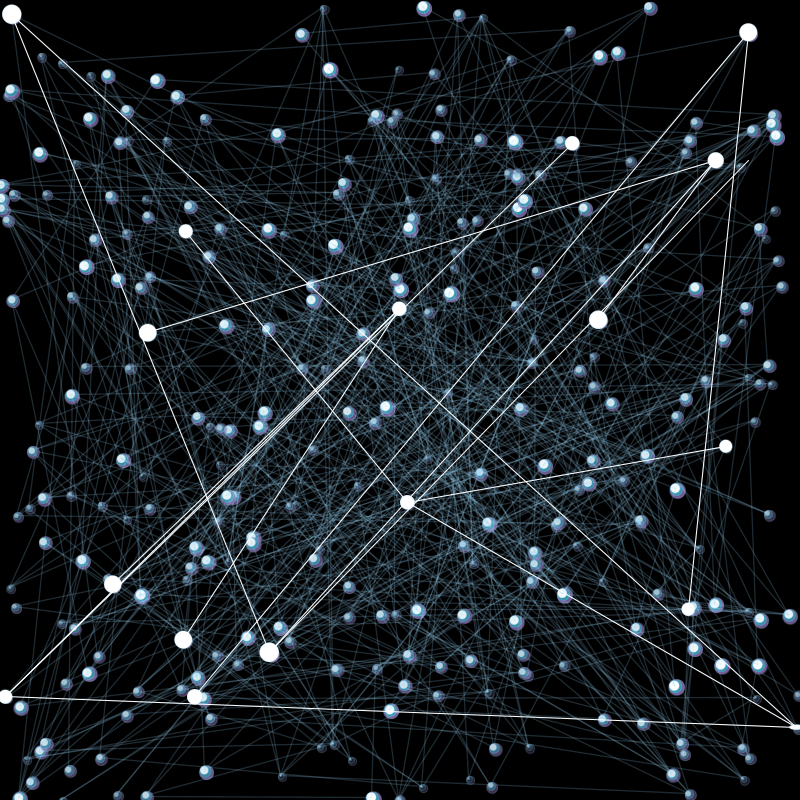
Frame 1 (no input)
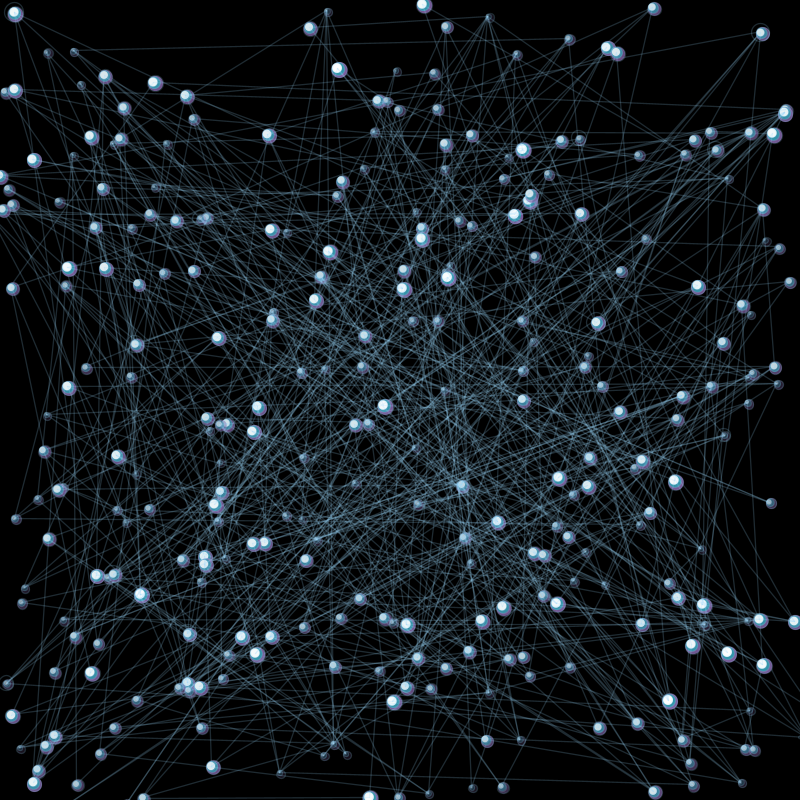
Frame 60 (the mouse pressed at the canvas centre just before this capture)
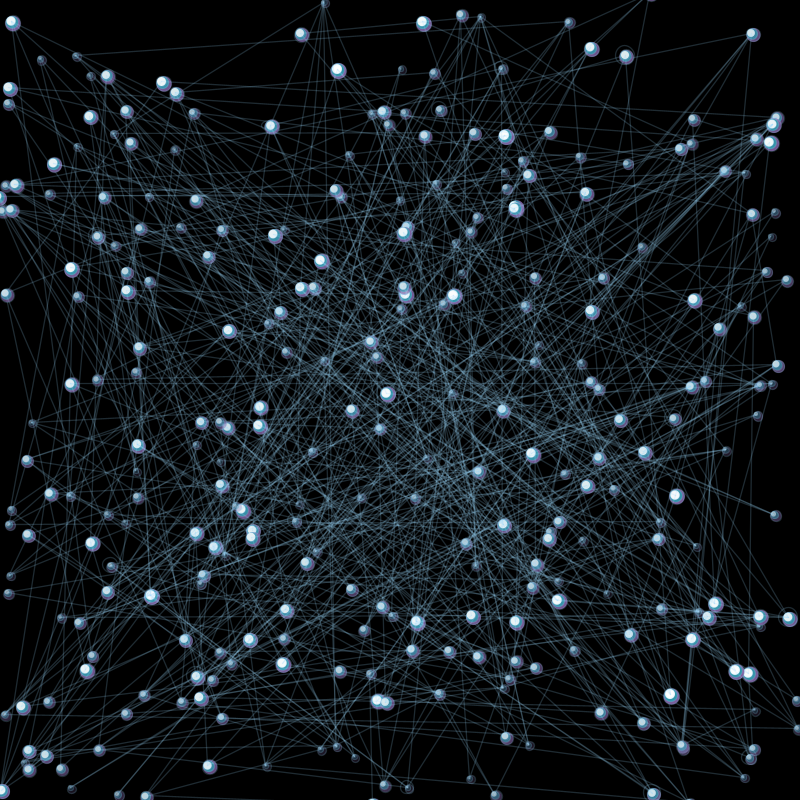
Frame 120 (the mouse held since frame 60 and released just before this capture)

The Processing sketch that drew these frames (run headless with seeded random() and noise(); from frame 60 on, the mouse is pressed at the canvas centre):

// Processing sketch: neural_pattern
// ── neural_pattern.pde
int count = 300;
int j;
float xminD = 2;
float xmaxD = 10;
int[] reachedX = new int[count];
int[] reachedY = new int[count];
float[] distance = new float[count];
int shadow1x = 1;
int shadow2x = 2;
int shadow1y = 1;
int shadow2y = 2;
int alpha = 255;
int cursorAlpha = 255;
float cursorX = mouseX;
float cursorY = mouseY;
int inconnect;
int outconnect;
float mindistance;
int current;
int next=-1;
int pos;
float easing = 0.2;
int reset = 0;


int line1;
int line2;
int line3;
int line4;
int line5;
int line6;
int line7;
int line8;
int line9;
int line10;
int line11;
int line12;
int line13;
int line14;
int line15;
int line16;



int relativePos;

class Point {
  
  float x;
  float y;
  float size;
  float xspeed;
  float yspeed;
  float alpha;
  int[] linksin = new int[count];
  int[] linksout = new int[count];
  int numlinksin;
  int numlinksout;
  
  float newx;
  float newy;
  float prevx;
  float prevy;
  float targetx;
  float targety;
  
  Point(float xcoord, float ycoord, float xminD,  float xmaxD, float xcircspeed, float ycircspeed)
     {
       
       x = xcoord;
       y = ycoord;
       size = random(xminD, xmaxD);
       xspeed = xcircspeed;
       yspeed = ycircspeed;
       newx = x;
       newy = y;
       alpha = map(size, xminD,xmaxD, 50, 255);
       numlinksin = 2;//round(random(1,2));
       numlinksout = round(random(1,2));
       for(int i=0; i < numlinksin; i++)
         linksin[i] = round(random(0,count-1));
       for(int i=0; i < numlinksout; i++)
         linksout[i] = round(random(0,count-1));
     }
  
  void setTarget(int centre)
  {
    if(centre==1)
    {
      targetx = x;
      targety = y;
    }
    else
    {
      targetx = x+round(random(-20,20));
      targety = y+round(random(-20,20));
    }
  }
  
    float updateLocX()
  {
    prevx = newx;
    if(targetx>newx) {      
    newx = newx+xspeed;
    }
  else 
    newx = newx - xspeed;
  return newx;
  }
  
    float updateLocY()
  {
    prevy = newy;
    if(targety>newy) {
    newy = newy+yspeed;
    }
  else 
    newy = newy - yspeed;
  return newy;
  }
}


Point[] pt;

void setup()
{
size(800,800);
//fullScreen();
background(0);
noStroke();
noCursor();
  smooth();
  pt = new Point[count]; // initialise 200 points;
  for (int i = 0; i < count; i++) {
    pt[i] = new Point(round(random(0, width)), round(random(0, height)), xminD, xmaxD, 0.25,0.25);// random(0, 1), random(0, 1)); //initialise x and y positions, diameters, speed in x and y
    reachedX[i] = 0;
    reachedY[i] = 0;
    pt[i].setTarget(0);
  }
  
}


void draw()
{
    background(0);
    noStroke();

  //for (int i = 0; i < count; i++) {
  //  ellipse(pt[i].x, pt[i].y, pt[i].size, pt[i].size);
  //}
  
    for (int i = 0; i < count; i++) {

      if(reachedX[i] == 1 && reachedY[i] == 1) 
      {
      if(pt[i].targetx == pt[i].x)
        pt[i].setTarget(0);
      else
        pt[i].setTarget(1);
      reachedX[i] = 0;
      reachedY[i] = 0;
      
      }
      if(reachedX[i] == 0 && reachedY[i] == 0)
      {
        //#2E6DAA

        fill(#7D62A2, pt[i].alpha-10);
        ellipse(pt[i].updateLocX()+shadow2x, pt[i].updateLocY()+shadow2y, pt[i].size+6, pt[i].size+6);
        fill(#2E98AA, pt[i].alpha-10);
        ellipse(pt[i].updateLocX()+shadow1x, pt[i].updateLocY()+shadow1y, pt[i].size+3, pt[i].size+3);
        fill(255, pt[i].alpha);
        ellipse(pt[i].updateLocX(), pt[i].updateLocY(), pt[i].size, pt[i].size);


     
      }
      else if(reachedX[i] == 1 && reachedY[i] == 0)
      {

        fill(#7D62A2, pt[i].alpha-10);
        ellipse(pt[i].newx+shadow2x, pt[i].updateLocY()+shadow2y, pt[i].size+6, pt[i].size+6);        
        fill(#2E98AA, pt[i].alpha-10);
        ellipse(pt[i].newx+shadow1x, pt[i].updateLocY()+shadow1y, pt[i].size+3, pt[i].size+3);        
        fill(255, pt[i].alpha);
        ellipse(pt[i].newx, pt[i].updateLocY(), pt[i].size, pt[i].size);

     
      }
      else if(reachedX[i] == 0 && reachedY[i] == 1)
      {

        fill(#7D62A2, pt[i].alpha-10);
        ellipse(pt[i].updateLocX()+shadow2x, pt[i].newy+shadow2y, pt[i].size+6, pt[i].size+6);        
        fill(#2E98AA, pt[i].alpha-10);
        ellipse(pt[i].updateLocX()+shadow1x, pt[i].newy+shadow1y, pt[i].size+3, pt[i].size+3);        
        fill(255, pt[i].alpha);
        ellipse(pt[i].updateLocX(), pt[i].newy, pt[i].size, pt[i].size);
      }
      
      for (int j = 0; j < pt[i].numlinksin; j++)
      {
        inconnect = pt[i].linksin[j];
        stroke(#97D5FA, 50);
        strokeWeight(1.3);
        line(pt[i].newx, pt[i].newy, pt[inconnect].newx, pt[inconnect].newy);
      }
      


      if(pt[i].newx == pt[i].targetx)
      {
        reachedX[i] = 1;
      }
      if(pt[i].newy == pt[i].targety)
      {
        reachedY[i] = 1;
      }
      
  } //end of big for loop
  
      for(int k=0; k<count; k++)
      distance[k] = sqrt(sq(mouseX-pt[k].newx)+sq(mouseY-pt[k].newy));
    mindistance = min(distance);
    for(int k=0; k<count;k++)
    {
      if(distance[k] == mindistance)
      {
      pos = k; //establish closest circle to mouse pointer
      break;
      }
    }

//#F2AD16
//#F0F0F0
    fill(255,cursorAlpha);
    line1 = pt[pos].linksin[0];
    line2 = pt[pos].linksin[1];
    line3 = pt[line1].linksin[0];
    line4 = pt[line1].linksin[1];
    line5 = pt[line2].linksin[0];
    line6 = pt[line2].linksin[1];
    line7 = pt[line3].linksin[0];
    line8 = pt[line3].linksin[1];
    line9 = pt[line4].linksin[0];
    line10 = pt[line4].linksin[1];
    line11 = pt[line5].linksin[0];
    line12 = pt[line5].linksin[1];
    line13 = pt[line6].linksin[0];
    line14 = pt[line6].linksin[1];
    line15 = pt[line7].linksin[0];
    line16 = pt[line7].linksin[1];
    
    ellipse(pt[pos].newx, pt[pos].newy, pt[pos].size+10, pt[pos].size+10);
    ellipse(pt[line1].newx, pt[line1].newy, pt[line1].size+10, pt[line1].size+1);
    ellipse(pt[line2].newx, pt[line2].newy, pt[line2].size+10, pt[line2].size+10);  
    ellipse(pt[line3].newx, pt[line3].newy, pt[line3].size+10, pt[line3].size+10);    
    ellipse(pt[line4].newx, pt[line4].newy, pt[line4].size+10, pt[line4].size+10);    
    ellipse(pt[line5].newx, pt[line5].newy, pt[line5].size+10, pt[line5].size+10);    
    ellipse(pt[line6].newx, pt[line6].newy, pt[line6].size+10, pt[line6].size+10);    
    ellipse(pt[line7].newx, pt[line7].newy, pt[line7].size+10, pt[line7].size+10);    
    ellipse(pt[line8].newx, pt[line8].newy, pt[line8].size+10, pt[line8].size+10);    
    ellipse(pt[line9].newx, pt[line9].newy, pt[line9].size+10, pt[line9].size+10);    
    ellipse(pt[line10].newx, pt[line10].newy, pt[line10].size+10, pt[line10].size+10);    
    ellipse(pt[line11].newx, pt[line11].newy, pt[line11].size+10, pt[line11].size+10);    
    ellipse(pt[line12].newx, pt[line12].newy, pt[line12].size+10, pt[line12].size+10);    
    ellipse(pt[line13].newx, pt[line13].newy, pt[line13].size+10, pt[line13].size+10);    
    ellipse(pt[line14].newx, pt[line14].newy, pt[line14].size+10, pt[line14].size+10);    
    ellipse(pt[line15].newx, pt[line15].newy, pt[line15].size+10, pt[line15].size+10);    
    ellipse(pt[line16].newx, pt[line16].newy, pt[line16].size+10, pt[line16].size+10);    
    
    strokeWeight(1);
    stroke(255,cursorAlpha);
    line(pt[pos].newx, pt[pos].newy, pt[line1].newx, pt[line1].newy);
    line(pt[pos].newx, pt[pos].newy, pt[line2].newx, pt[line2].newy);
    line(pt[line1].newx, pt[line1].newy, pt[line3].newx, pt[line3].newy);
    line(pt[line1].newx, pt[line1].newy, pt[line4].newx, pt[line4].newy);
    line(pt[line2].newx, pt[line2].newy, pt[line5].newx, pt[line6].newy);
    line(pt[line2].newx, pt[line2].newy, pt[line6].newx, pt[line6].newy);    
    line(pt[line3].newx, pt[line3].newy, pt[line7].newx, pt[line7].newy);
    line(pt[line3].newx, pt[line3].newy, pt[line8].newx, pt[line8].newy);      
    line(pt[line4].newx, pt[line4].newy, pt[line9].newx, pt[line9].newy);
    line(pt[line4].newx, pt[line4].newy, pt[line10].newx, pt[line10].newy);  
    line(pt[line5].newx, pt[line5].newy, pt[line11].newx, pt[line11].newy);
    line(pt[line5].newx, pt[line5].newy, pt[line12].newx, pt[line12].newy);    
    line(pt[line6].newx, pt[line6].newy, pt[line13].newx, pt[line13].newy);
    line(pt[line6].newx, pt[line6].newy, pt[line14].newx, pt[line14].newy);     
    line(pt[line7].newx, pt[line7].newy, pt[line15].newx, pt[line15].newy);
    line(pt[line7].newx, pt[line7].newy, pt[line16].newx, pt[line16].newy);        
    
      cursorAlpha-=10;

}

void mouseMoved()
{
  cursorAlpha = 255;
  reset = 1;
}
